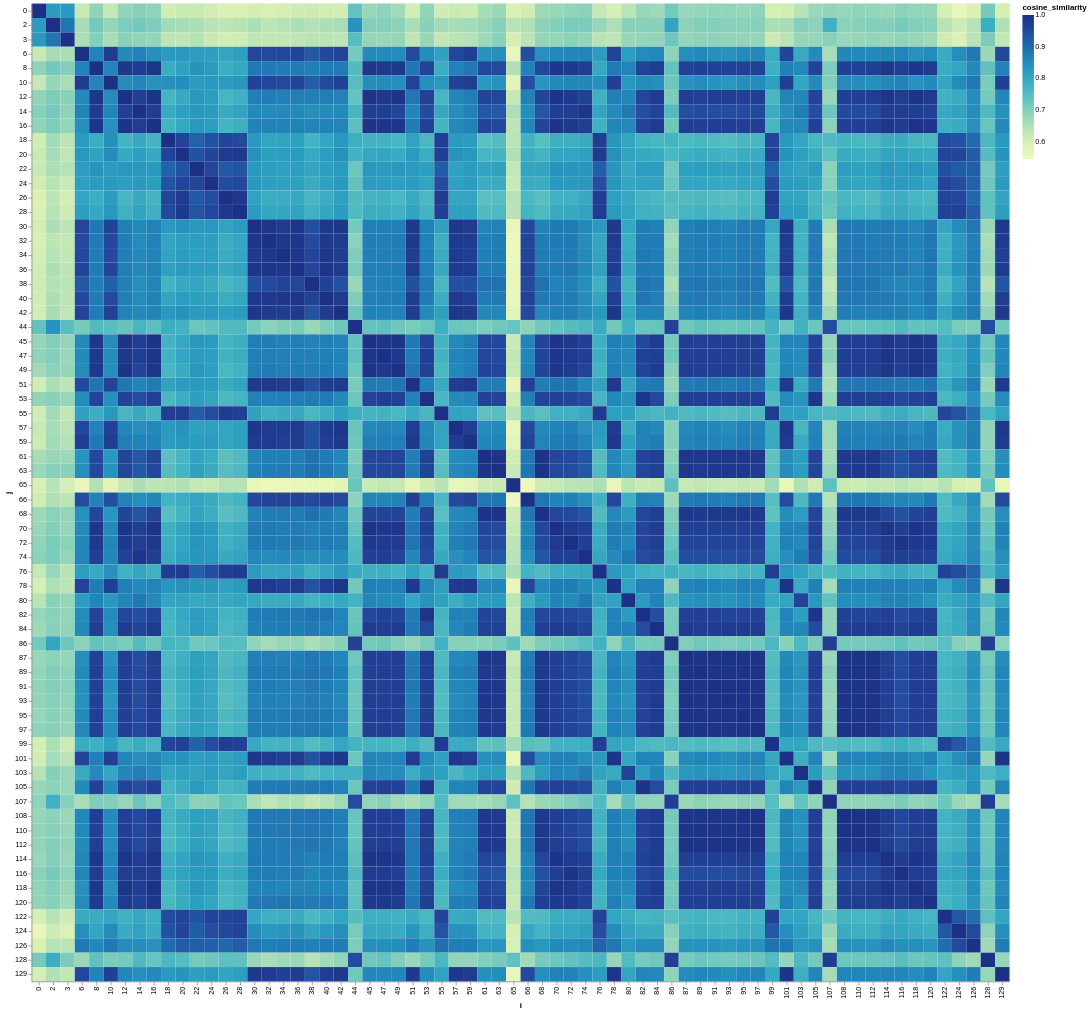

The notebook cell this image was saved under:
### Code cell
import altair as alt

alt.data_transformers.disable_max_rows()

alt.Chart(df).mark_rect(size=4).encode(
    x='i:O',
    y='j:O',
    color='cosine_similarity:Q',
    tooltip=['i', 'j', 'cosine_similarity'],
)

### Figure 1 — Vega-Lite specification as saved in the notebook (floating-point values rounded to 4 significant figures; data arrays with more than 128 entries replaced by an {"elided": "..."} marker saying what was removed)
{"config": {"view": {"continuousWidth": 300, "continuousHeight": 300}}, "data": {"name": "data-1938dc6e0bacaeedcfb654f49c6d0a50"}, "mark": {"type": "rect", "size": 4}, "encoding": {"color": {"field": "cosine_similarity", "type": "quantitative"}, "tooltip": [{"field": "i", "type": "quantitative"}, {"field": "j", "type": "quantitative"}, {"field": "cosine_similarity", "type": "quantitative"}], "x": {"field": "i", "type": "ordinal"}, "y": {"field": "j", "type": "ordinal"}}, "$schema": "https://vega.github.io/schema/vega-lite/v5.20.1.json", "datasets": {"data-1938dc6e0bacaeedcfb654f49c6d0a50": {"elided": "4624 records"}}}
